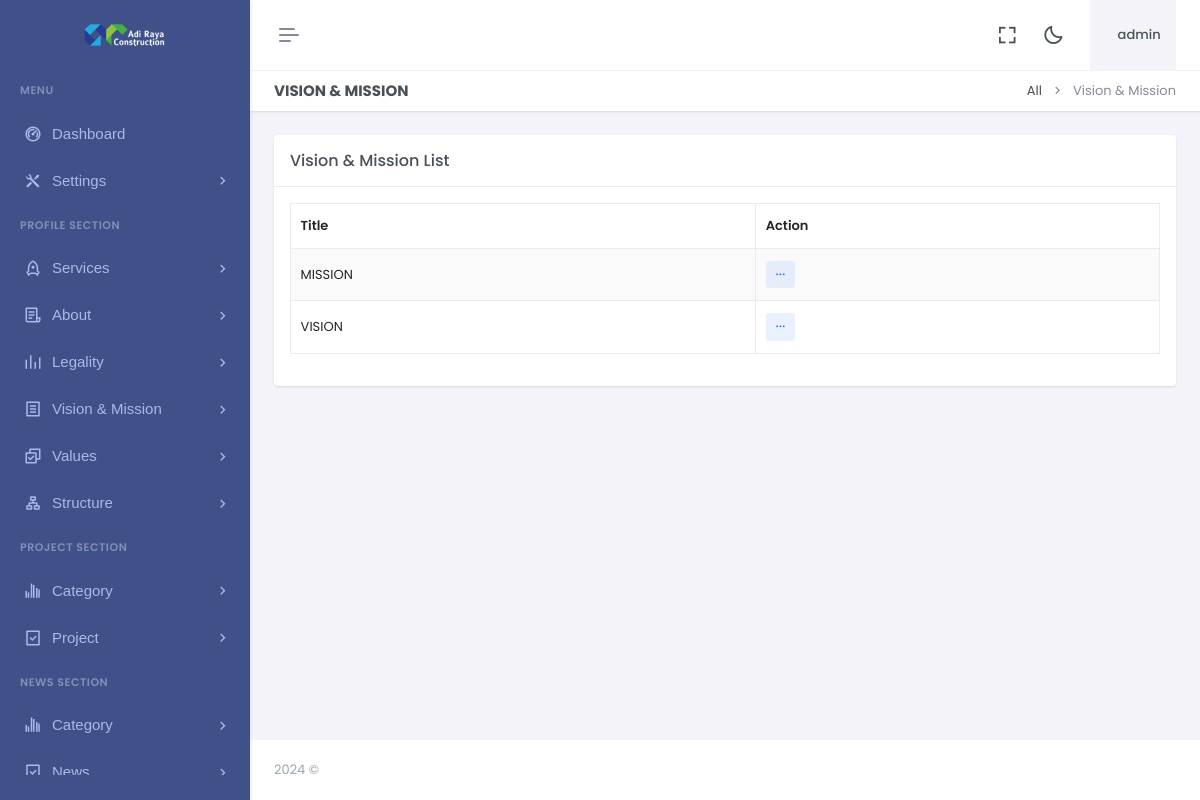
The page /dashboard/bloglist.php (signed in) on the database its author committed.
### tables this page shows
CREATE TABLE `logo` (
  `id` int(11) NOT NULL,
  `xfile` varchar(1000) NOT NULL,
  `ufile` varchar(1000) NOT NULL,
  `updated_at` timestamp NOT NULL DEFAULT current_timestamp() ON UPDATE current_timestamp()
);

CREATE TABLE `blog` (
  `id` int(11) NOT NULL,
  `blog_title` varchar(300) NOT NULL,
  `blog_detail` varchar(2000) NOT NULL,
  `ufile` varchar(1000) NOT NULL,
  `updated_at` timestamp NOT NULL DEFAULT current_timestamp() ON UPDATE current_timestamp()
);

### dashboard/bloglist.php (the view)
<?php include "header.php"; ?>
<?php include "sidebar.php"; ?>
<div class="main-content">
    <div class="page-content">
        <div class="container-fluid">
            <div class="row">
                <div class="col-12">
                    <div class="page-title-box d-sm-flex align-items-center justify-content-between">
                        <h4 class="mb-sm-0">Vision & Mission</h4>
                        <div class="page-title-right">
                            <ol class="breadcrumb m-0">
                                <li class="breadcrumb-item"><a href="javascript: void(0);">All</a></li>
                                <li class="breadcrumb-item active">Vision & Mission</li>
                            </ol>
                        </div>
                    </div>
                </div>
            </div>
            <div class="row">
                <div class="col-lg-12">
                    <div class="card">
                        <div class="card-header">
                            <h5 class="card-title mb-0">Vision & Mission List</h5>
                        </div>
                        <div class="card-body">
                            <table id="example"
                                class="table table-bordered dt-responsive nowrap table-striped align-middle"
                                style="width:100%">
                                <thead>
                                    <tr>
                                        <th data-ordering="false">Title</th>
                                        <th>Action</th>
                                    </tr>
                                </thead>
                                <tbody>
                                    <?php
                                    $q = "SELECT * FROM  blog ORDER BY id DESC";
                                    $r123 = mysqli_query($con, $q);
                                    while ($ro = mysqli_fetch_array($r123)) {
                                        $id = "$ro[id]";
                                        $blog_title = "$ro[blog_title]";
                                        print "<tr>
				  <td>
				  $blog_title
				  </td>
          <td>
                                                    <div class='dropdown d-inline-block'>
                                                        <button class='btn btn-soft-secondary btn-sm dropdown' type='button' data-bs-toggle='dropdown' aria-expanded='false'>
                                                            <i class='ri-more-fill align-middle'></i>
                                                        </button>
                                                        <ul class='dropdown-menu dropdown-menu-end'>
                                                            <li><a href='editblog.php?id=$id' class='dropdown-item edit-item-btn'><i class='ri-pencil-fill align-bottom me-2 text-muted'></i> Edit</a></li>
                                                            <li><a href='editphotovision.php?id=$id' class='dropdown-item edit-item-btn'><i class='ri-image-edit-fill align-bottom me-2 text-muted'></i> Edit Photo</a></li>
                                                            <li>
                                                                <a href='deleteblog.php?id=$id' class='dropdown-item remove-item-btn'>
                                                                    <i class='ri-delete-bin-fill align-bottom me-2 text-muted'></i> Delete
                                                                </a>
                                                            </li>
                                                        </ul>
                                                    </div>
                                                </td>
				  </tr>";
                                    }
                                    ?>
                                </tbody>
                            </table>
                        </div>
                    </div>
                </div>
            </div>
        </div>
    </div>
    <?php include "footer.php"; ?>

### dashboard/sidebar.php (shortened to what this page needs)
<?php
include "../z_db.php";
?>
<div class="app-menu navbar-menu">
    <div class="navbar-brand-box">
        <?php
        $rr = mysqli_query($con, "SELECT ufile FROM logo");
        $r = mysqli_fetch_row($rr);
        $ufile = $r[0];
        ?>
        <a href="#" class="logo logo-light">
            <span class="logo-lg">
                <img src="uploads/logo/<?php print $ufile ?>" alt="" height="30">
            </span>
        </a>
    </div>
    <div id="scrollbar">
        <div class="container-fluid">
            <ul class="navbar-nav" id="navbar-nav">
                <li class="menu-title"><span data-key="t-menu">Menu</span></li>
                <li class="nav-item">
                    <a href="dashboard" class="nav-link" data-key="t-analytics"> <i class="ri-dashboard-2-line"></i>
                        <span data-key="t-dashboards"> Dashboard </span></a>
                </li>
                <li class="nav-item">
                    <a class="nav-link menu-link" href="#sidebarK" data-bs-toggle="collapse" role="button"
                        aria-expanded="true" aria-controls="sidebarLanding">
                        <i class="ri-tools-fill"></i> <span data-key="t-landing"> Settings </span>
                    </a>
                </li>
                <li class="menu-title"><span data-key="t-menu">PROFILE SECTION</span></li>
                <li class="nav-item">
                    <a class="nav-link menu-link" href="#sidebarW" data-bs-toggle="collapse" role="button"
                        aria-expanded="true" aria-controls="sidebarLanding">
                        <i class="ri-rocket-line"></i> <span data-key="t-landing"> Services</span>
                    </a>
                </li>
                <li class="nav-item">
                    <a class="nav-link menu-link" href="#sidebarq" data-bs-toggle="collapse" role="button"
                        aria-expanded="true" aria-controls="sidebarLanding">
                        <i class="ri-file-list-3-line"></i> <span data-key="t-landing">About</span>
                    </a>
                </li>
                <li class="nav-item">
                    <a class="nav-link menu-link" href="#sidebarLgl" data-bs-toggle="collapse" role="button"
                        aria-expanded="true" aria-controls="sidebarLanding">
                        <i class="ri-rhythm-fill"></i> <span data-key="t-landing">Legality</span>
                    </a>
                </li>
                <li class="nav-item">
                    <a class="nav-link menu-link" href="#sidebarB" data-bs-toggle="collapse" role="button"
                        aria-expanded="true" aria-controls="sidebarLanding">
                        <i class="ri-file-list-line"></i> <span data-key="t-landing">Vision & Mission</span>
                    </a>
                </li>
                <li class="nav-item">
                    <a class="nav-link menu-link" href="#sidebarLanding" data-bs-toggle="collapse" role="button"
                        aria-expanded="true" aria-controls="sidebarLanding">
                        <i class="ri-checkbox-multiple-line"></i> <span data-key="t-landing">Values</span>
                    </a>
                </li>
                <li class="nav-item">
                    <a class="nav-link menu-link" href="#sidebarStr" data-bs-toggle="collapse" role="button"
                        aria-expanded="true" aria-controls="sidebarLanding">
                        <i class="ri-organization-chart"></i> <span data-key="t-landing">Structure</span>
                    </a>
                </li>
                <li class="menu-title"><span data-key="t-menu">PROJECT SECTION</span></li>
                <li class="nav-item">
                    <a class="nav-link menu-link" href="#sidebarU" data-bs-toggle="collapse" role="button"
                        aria-expanded="true" aria-controls="sidebarLanding">
                        <i class="ri-bar-chart-grouped-fill"></i> <span data-key="t-landing">Category</span>
                    </a>
                </li>
                <li class="nav-item">
                    <a class="nav-link menu-link" href="#sidebarGU" data-bs-toggle="collapse" role="button"
                        aria-expanded="true" aria-controls="sidebarLanding">
                        <i class="ri-task-line"></i> <span data-key="t-landing">Project</span>
                    </a>
                </li>
                <li class="menu-title"><span data-key="t-menu">NEWS SECTION</span></li>
                <li class="nav-item">
                    <a class="nav-link menu-link" href="#sidebarNS" data-bs-toggle="collapse" role="button"
                        aria-expanded="true" aria-controls="sidebarLanding">
                        <i class="ri-bar-chart-grouped-fill"></i> <span data-key="t-landing">Category</span>
                    </a>
                </li>
                <li class="nav-item">
                    <a class="nav-link menu-link" href="#sidebarNEWS" data-bs-toggle="collapse" role="button"
                        aria-expanded="true" aria-controls="sidebarLanding">
                        <i class="ri-task-line"></i> <span data-key="t-landing">News</span>
                    </a>
                </li>
            </ul>
        </div>
    </div>
    <div class="sidebar-background"></div>
</div>

### rows shown on the page
logo: ufile (picture)
blog: blog_title "MISSION"
blog: blog_title "VISION"

### other values the page prints
$username "admin"
